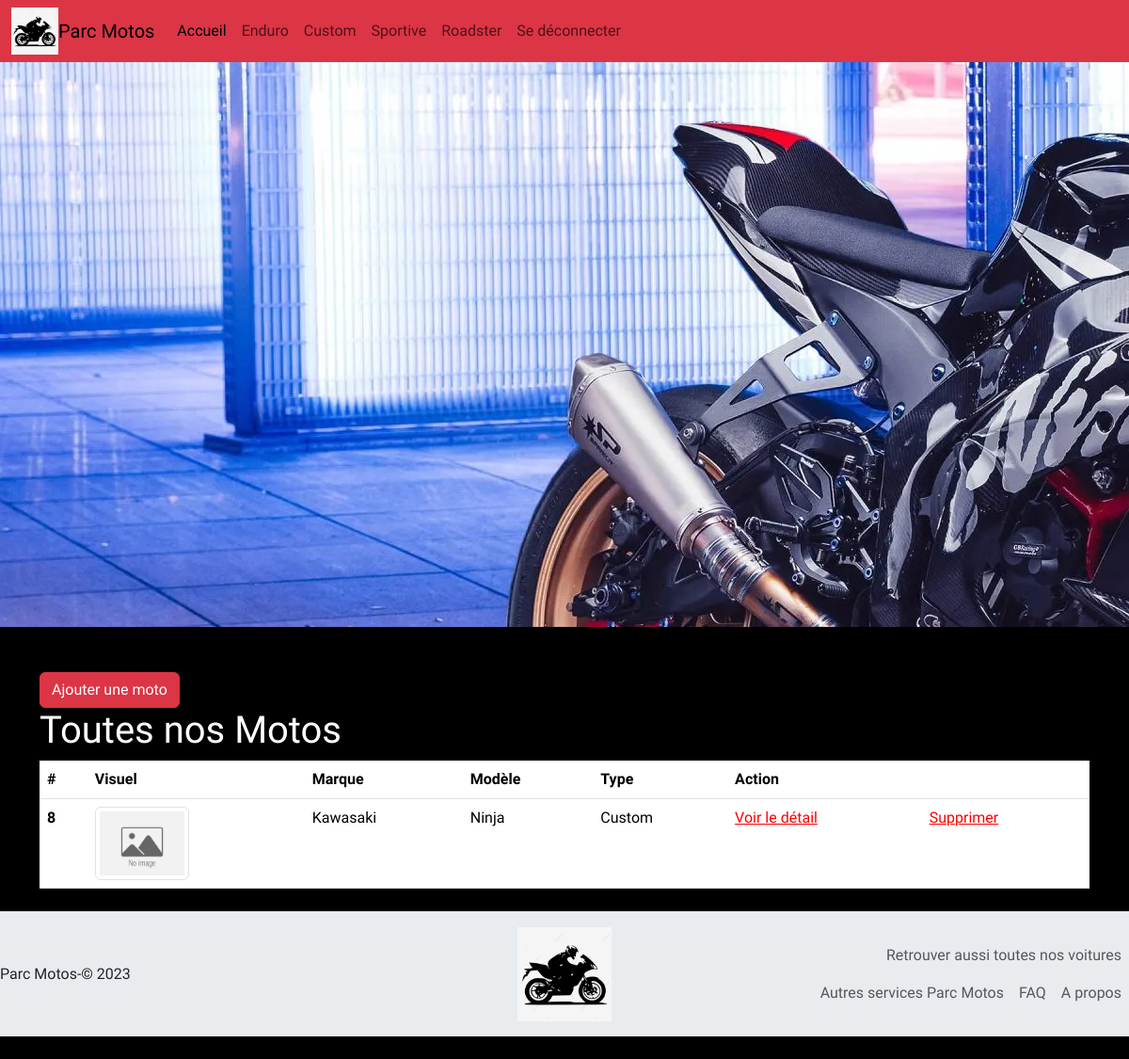
The app's page /parc_motos/index.php?controller=moto&action=sortBy&type=Custom (signed in) with its own data.
### tables this page shows
CREATE TABLE IF NOT EXISTS `motos` (
  `id` int NOT NULL AUTO_INCREMENT,
  `model` varchar(250) NOT NULL,
  `type` varchar(250) NOT NULL,
  `picture` varchar(255) DEFAULT NULL,
  `mark` varchar(250) NOT NULL,
  PRIMARY KEY (`id`)
);

### parc_motos/Controller/MotoController.php (called while the page is built, shortened)
<?php
class MotoController
{
    private $motoManager;
    public function __construct()
    {
        $this->motoManager = new MotoManager();
    }
    public function sortBy($type)
    {
        $allMotos = $this->motoManager->sortBy($type);
        require "View/motos/list.php";
    }
}
?>

### parc_motos/Model/Manager/DbManager.php (called while the page is built, shortened)
<?php
abstract class DbManager
{
    private $host = 'localhost';
    private $dbName = 'exam_mvc';
    private $user = 'root';
    private $password = '';
    public function __construct()
    {
        $this->bdd = new \PDO('mysql:host=' . $this->host . ';dbname=' . $this->dbName . ';charset=utf8',
            $this->user,
            $this->password);
    }
}
?>

### parc_motos/Model/Manager/MotoManager.php (called while the page is built, shortened)
<?php
class MotoManager extends DbManager
{
    public function sortBy($type)
    {
        $query = $this->bdd->prepare("SELECT * FROM motos WHERE type = :type ORDER BY model");
        $query->execute(['type' => $type]);
        $resultsArray = $query->fetchAll();
        $objectArray = [];
        foreach ($resultsArray as $result) {
            $objectArray[] = new Moto(
                $result["id"], $result["model"], $result["type"],
                $result["picture"], $result["mark"]);
        }
        return $objectArray;
    }
}
?>

### parc_motos/Model/Moto.php (called while the page is built, shortened)
<?php
class Moto
{
    private $id;
    private $model;
    private $type;
    private $picture;
    private $mark;
    public function __construct($id, $model, $type, $picture, $mark)
    {
        $this->id = $id;
        $this->model = $model;
        $this->type = $type;
        $this->picture = $picture;
        $this->mark = $mark;
    }
    public function getId()
    {
        return $this->id;
    }
    public function getModel()
    {
        return htmlentities($this->model);
    }
    public function getType()
    {
        return $this->type;
    }
    public function getPicture()
    {
        return $this->picture;
    }
    public function getMark()
    {
        return htmlentities($this->mark);
    }
}
?>

### parc_motos/View/motos/list.php (the view, shortened to what this page needs)
<!DOCTYPE html>
<html lang="fr">
<head>
    <?php
    include 'View/parts/styles.php';
    include 'View/parts/navbar.php';
    include 'View/parts/header.php';
    ?>
</head>
<body>
    <div class="container">
        <a class="btn btn-danger mt-5" href="index.php?controller=moto&action=add">Ajouter une moto</a>
        <?php
        if (count($allMotos) == 0) {
            echo ('<h1 class="text-center text-danger">
                Il n\'y a pas de motos dans la base de données</h1>');
        } else {
            ?>
            <h1>Toutes nos Motos</h1>
            <table class="table">
                <thead>
                    <tr>
                        <th scope="col">#</th>
                        <th scope="col">Visuel</th>
                        <th scope="col">Marque</th>
                        <th scope="col">Modèle</th>
                        <th scope="col">Type</th>
                        <th scope="col">Action</th>
                        <th scope="col"></th>
                    </tr>
                </thead>
                <tbody>
                    <?php
                    foreach ($allMotos as $moto) {
                        echo ('<tr>
                        <th scope="row">' . $moto->getId() . '</th>');
                        if (!is_null($moto->getPicture())) {
                            echo ('<td><img class="img img-thumbnail" style="max-width:100px;"
                            src="Public/uploads/' . $moto->getPicture() . '"></td>');
                        } else {
                            echo ('<td><img class="img img-thumbnail" style="max-width:100px;" src="Public/images/no-picture.jpg"></td>');
                        }
                        echo ('<td>' . $moto->getMark() . '</td>
                    <td>' . $moto->getModel() . '</td>
                    <td>' . $moto->getType() . '</td>
                    <td><a href="index.php?controller=moto&action=detail&id=' . $moto->getId() . '">Voir le détail</a></td>
                    <td><a href="index.php?controller=moto&action=delete&id=' . $moto->getId() . '">Supprimer</a></td></tr>');
                    }
                    ?>
                </tbody>
            </table>
            <?php
        }
        ?>
    </div>
    <?php
    include 'View/parts/footer.php';
    ?>
</body>
</html>

### parc_motos/Public/css/app.css (style rules this page uses)
* { font-family: 'Racing Sans One', sans-serif; }
body { background-color: black; }
h1, h2, h3, label { color: white; }
td a { color: red !important; }

### records on screen
motos: id "8", mark "Kawasaki", model "Ninja", type "Custom"
